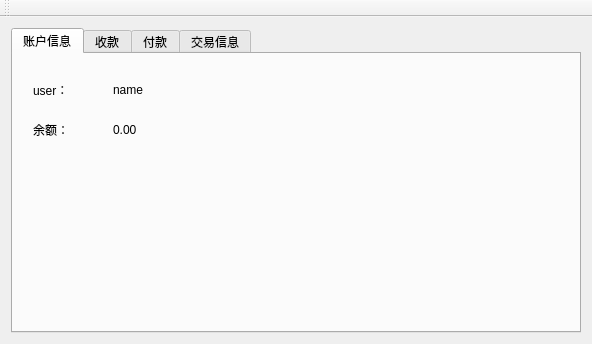
<?xml version="1.0" encoding="UTF-8"?>
<ui version="4.0">
 <class>MainWindow</class>
 <widget class="QMainWindow" name="MainWindow">
  <property name="windowModality">
   <enum>Qt::NonModal</enum>
  </property>
  <property name="geometry">
   <rect>
    <x>0</x>
    <y>0</y>
    <width>592</width>
    <height>344</height>
   </rect>
  </property>
  <property name="sizePolicy">
   <sizepolicy hsizetype="Preferred" vsizetype="Preferred">
    <horstretch>0</horstretch>
    <verstretch>0</verstretch>
   </sizepolicy>
  </property>
  <property name="windowTitle">
   <string>MainWindow</string>
  </property>
  <widget class="QWidget" name="centralWidget">
   <property name="autoFillBackground">
    <bool>true</bool>
   </property>
   <layout class="QGridLayout" name="gridLayout">
    <item row="0" column="1">
     <widget class="QTabWidget" name="tabWidget">
      <property name="currentIndex">
       <number>0</number>
      </property>
      <widget class="QWidget" name="tab">
       <attribute name="title">
        <string>账户信息</string>
       </attribute>
       <widget class="QLabel" name="label">
        <property name="geometry">
         <rect>
          <x>20</x>
          <y>30</y>
          <width>54</width>
          <height>12</height>
         </rect>
        </property>
        <property name="text">
         <string>user：</string>
        </property>
       </widget>
       <widget class="QLabel" name="label_2">
        <property name="geometry">
         <rect>
          <x>20</x>
          <y>70</y>
          <width>54</width>
          <height>12</height>
         </rect>
        </property>
        <property name="text">
         <string>余额：</string>
        </property>
       </widget>
       <widget class="QLabel" name="userName">
        <property name="geometry">
         <rect>
          <x>100</x>
          <y>30</y>
          <width>54</width>
          <height>12</height>
         </rect>
        </property>
        <property name="text">
         <string>name</string>
        </property>
       </widget>
       <widget class="QLabel" name="balance">
        <property name="geometry">
         <rect>
          <x>100</x>
          <y>70</y>
          <width>54</width>
          <height>12</height>
         </rect>
        </property>
        <property name="text">
         <string>0.00</string>
        </property>
       </widget>
      </widget>
      <widget class="QWidget" name="tab_2">
       <attribute name="title">
        <string>收款</string>
       </attribute>
       <widget class="QPushButton" name="pushButton">
        <property name="geometry">
         <rect>
          <x>50</x>
          <y>40</y>
          <width>101</width>
          <height>23</height>
         </rect>
        </property>
        <property name="text">
         <string>生成收款地址</string>
        </property>
       </widget>
      </widget>
      <widget class="QWidget" name="tab_3">
       <attribute name="title">
        <string>付款</string>
       </attribute>
       <widget class="QLineEdit" name="lineEdit_2">
        <property name="geometry">
         <rect>
          <x>60</x>
          <y>40</y>
          <width>81</width>
          <height>20</height>
         </rect>
        </property>
       </widget>
       <widget class="QLineEdit" name="lineEdit_3">
        <property name="geometry">
         <rect>
          <x>60</x>
          <y>80</y>
          <width>401</width>
          <height>20</height>
         </rect>
        </property>
       </widget>
       <widget class="QPushButton" name="pushButton_2">
        <property name="geometry">
         <rect>
          <x>380</x>
          <y>110</y>
          <width>75</width>
          <height>23</height>
         </rect>
        </property>
        <property name="text">
         <string>确认</string>
        </property>
       </widget>
       <widget class="QLabel" name="label_3">
        <property name="geometry">
         <rect>
          <x>10</x>
          <y>40</y>
          <width>54</width>
          <height>21</height>
         </rect>
        </property>
        <property name="text">
         <string>金额：</string>
        </property>
       </widget>
       <widget class="QLabel" name="label_4">
        <property name="geometry">
         <rect>
          <x>10</x>
          <y>80</y>
          <width>54</width>
          <height>21</height>
         </rect>
        </property>
        <property name="text">
         <string>地址：</string>
        </property>
       </widget>
      </widget>
      <widget class="QWidget" name="tab_4">
       <attribute name="title">
        <string>交易信息</string>
       </attribute>
      </widget>
     </widget>
    </item>
   </layout>
  </widget>
  <widget class="QMenuBar" name="menuBar">
   <property name="geometry">
    <rect>
     <x>0</x>
     <y>0</y>
     <width>592</width>
     <height>23</height>
    </rect>
   </property>
  </widget>
  <widget class="QToolBar" name="mainToolBar">
   <attribute name="toolBarArea">
    <enum>TopToolBarArea</enum>
   </attribute>
   <attribute name="toolBarBreak">
    <bool>false</bool>
   </attribute>
  </widget>
 </widget>
 <layoutdefault spacing="6" margin="11"/>
 <resources/>
 <connections/>
</ui>
